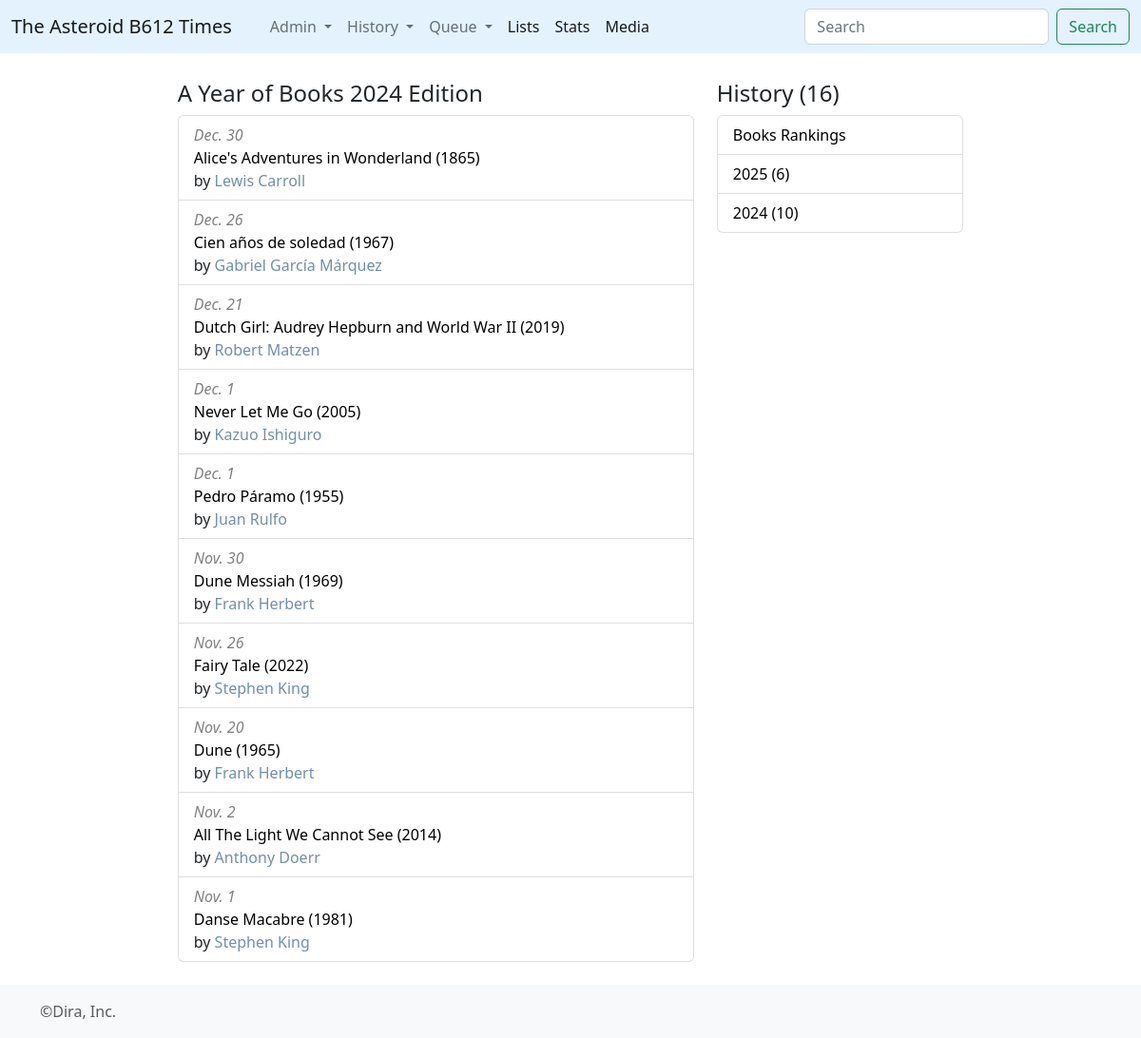
The app's page /books/2024, older data.
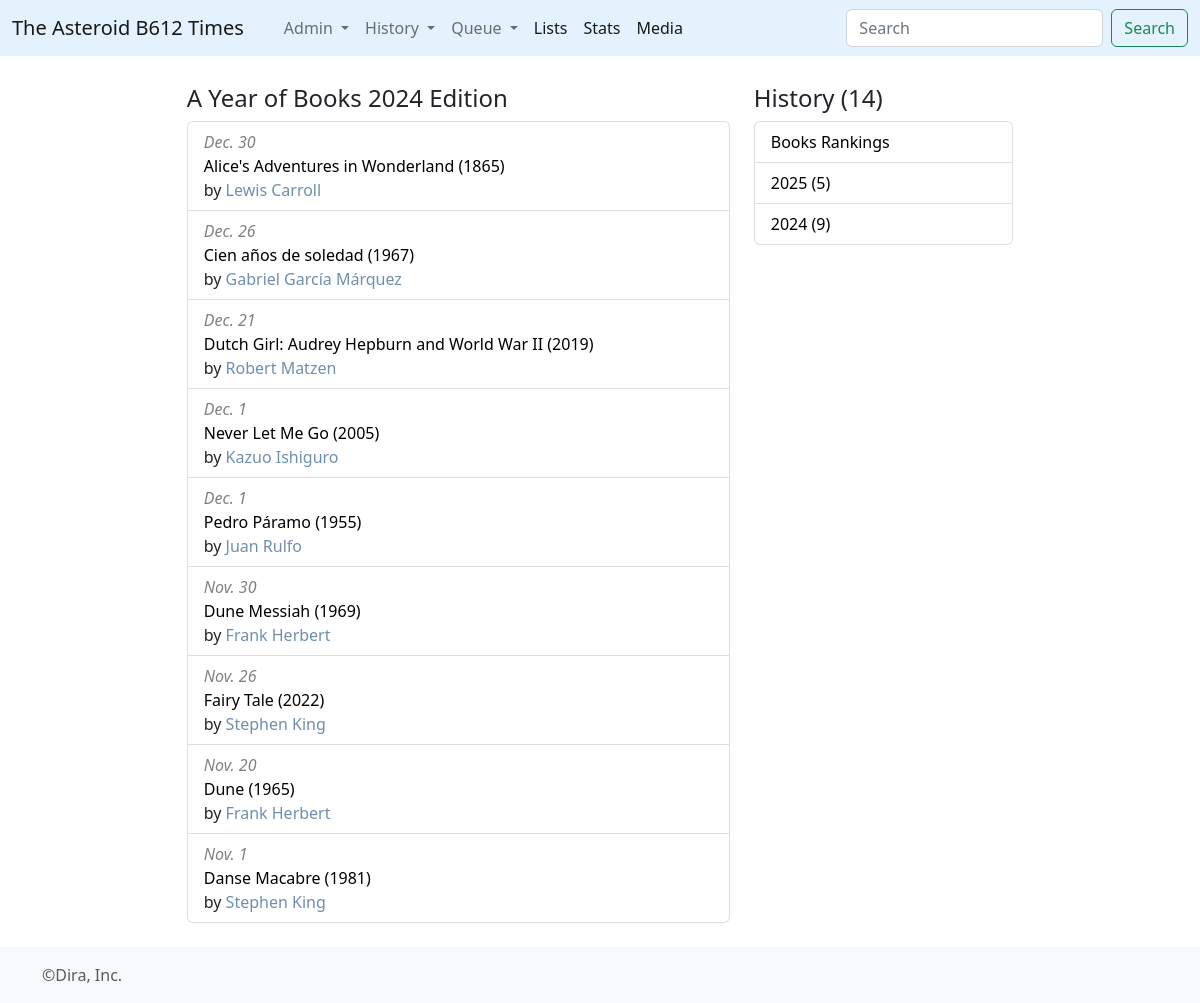
The same page, newer data.
### times/models.py (models this page shows, shortened)
class Consumo(models.Model):
	volume = models.ForeignKey(Book,on_delete=models.CASCADE)
	pages = models.IntegerField()
	start_d = models.DateField()
	finish_d = models.DateField()

class Book(models.Model):
	title = models.CharField(max_length=512)
	orig_lan = models.CharField(max_length=2)
	info = models.TextField()
	pub_year = models.IntegerField()
	wtype = models.ForeignKey(WikiType,on_delete=models.CASCADE)
	@property
	def titulo(self):
		return self.title+' ('+ str(self.pub_year) +')'
	@property
	def authors_links(self):
		creds = Credito.objects.filter(ctype__id__in=[1,5,6,7],media_type=1,media_id=self.id)
		enlaces = ""
		for c in creds:
			enlaces = enlaces + "<a href='/wiki/"+str(c.persona.id)+"' style='text-decoration:none; color:#6F8FAF;'>"+c.persona.title+"</a>,&nbsp;"
		return enlaces[:-7]

class Credito(models.Model):
	ctype = models.ForeignKey(CreditType,on_delete=models.CASCADE)
	persona = models.ForeignKey(Wiki,on_delete=models.CASCADE)
	media_type = models.IntegerField()
	media_id = models.IntegerField()

class Wiki(models.Model):
	wtype = models.ForeignKey(WikiType,on_delete=models.CASCADE)
	title = models.CharField(max_length=512)
	info = models.TextField()
	created_at = models.DateTimeField(auto_now=True)
	updated_at = models.DateTimeField(null=True,blank=True)

### times/views.py (the view)
# urls.py: path('books/<y>', views.books, name='books'),
def books(request,y):
	max_year = Consumo.objects.order_by('-finish_d').first()
	if int(y)==1:
		y = max_year.finish_d.strftime('%Y')
	conteo = Consumo.objects.filter(volume__wtype__id=9).count()
	anhos = Consumo.objects.filter(volume__wtype__id=9).values('finish_d__year').annotate(qbooks=Count('id')).order_by('-finish_d__year')
	rqueue = Book.objects.filter(consumo__volume__isnull=True, wtype__id=9).order_by('pub_year')
	rhist = Consumo.objects.filter(volume__wtype__id=9,finish_d__year=int(y)).order_by('-finish_d','-id')
	return render(request,'view-history.html',{'rhist':rhist,'rqueue':rqueue,'anhos':anhos,'anho':y,'conteo':conteo})

### times/templates/view-history.html (shortened to what this page needs)
{% extends 'base_listing.html' %}
{% block contenido %}
<article>
		<h4>A Year of Books {{anho}} Edition</h4>
	  <ul class="list-group" reversed>
        {% for a in rhist %}
          <li class="list-group-item">
          	<span style="color:grey;"><i>{{a.finish_d|date:"N j"}}</i></span><br><a href="{% url 'book' a.volume.id %}" style="color:black; text-decoration: none;">{{a.volume.titulo}}</a><br>by {{a.volume.authors_links|safe}}
          </li>
        {% endfor %}
      </ul>
</article>
<br>
{% endblock%}
{% block rightbar %}
<br>
<h4>History ({{conteo}})</h4>
      <ul class="list-group">
          <li class="list-group-item d-flex justify-content-between align-items-center">
            <a href="{% url 'bookduel' %}" style="color:black; text-decoration: none;"> Books Rankings</a>
          </li>
        {% for d in anhos %}
          <li class="list-group-item d-flex justify-content-between align-items-center">
          <a href="{% url 'books' d.finish_d__year %}" style="color:black; text-decoration: none;"> {{d.finish_d__year}} ({{d.qbooks}})</a>
          </li>
        {% endfor %}
      </ul>
{% endblock %}

Row changes from the older to the newer data that the page shows:
removed Consumo: finish_d "Nov. 2", volume.titulo "All The Light We Cannot See (2014)", volume.authors_links "Anthony Doerr"
Text that changed along with them:
{{ conteo }}: "16" → "14"
new list line: "2025 ( 5 )"
new list line: "2024 ( 9 )"
list line gone: "2025 ( 6 )"
list line gone: "2024 ( 10 )"
